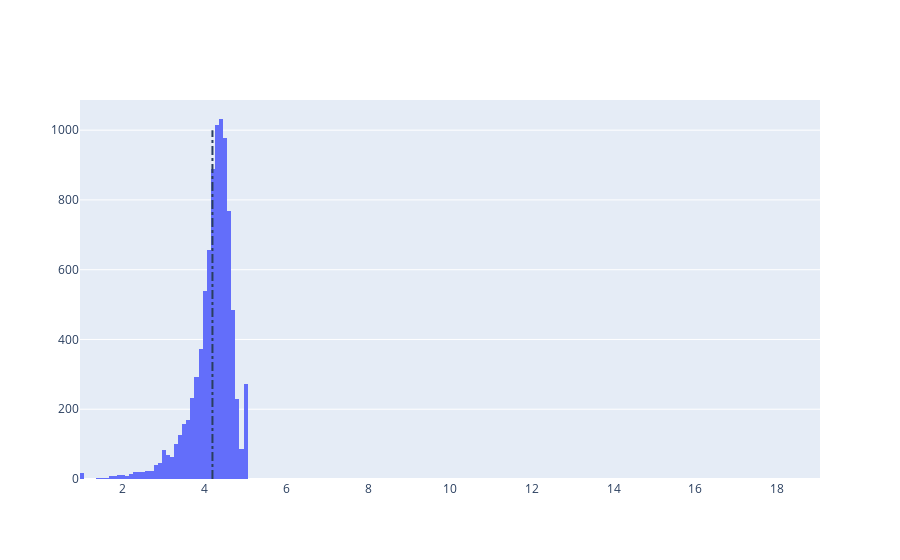

Notebook cell for this chart:
### Markdown cell above
### *Distribution of App Ratings*

After seeing the market share for each app category, let's examine how all of these apps perform on average. App ratings (on a scale of 1 to 5) determine app discoverability, conversion, and the company's overall brand image. Ratings are an important performance measure for an app.

According to our analysis, the average number of ratings across all app categories is `4.17`. The histogram figure is tilted to the right, showing that the vast majority of the apps are highly rated, with only a few low-ranked exceptions.

### Code cell
# Average rating of apps
avg_app_rating =  apps['Rating'].mean()
print('Average app rating = ', avg_app_rating)

# Distribution of apps according to their ratings
data = [go.Histogram(
        x = apps['Rating']
)]

# Vertical dashed line to indicate the average app rating
layout = {'shapes': [{
              'type' :'line',
              'x0': avg_app_rating,
              'y0': 0,
              'x1': avg_app_rating,
              'y1': 1000,
              'line': { 'dash': 'dashdot'}
          }]
          }

plotly.offline.iplot({'data': data, 'layout': layout})

### Figure 1 — Plotly figure (JSON) as saved in the notebook; plotly's stock layout.template omitted (floating-point values rounded to 4 significant figures; data arrays with more than 128 entries replaced by an {"elided": "..."} marker saying what was removed)
{"data": [{"type": "histogram", "x": {"elided": "10358 float values"}}], "layout": {"shapes": [{"line": {"dash": "dashdot"}, "type": "line", "x0": 4.19, "x1": 4.19, "y0": 0, "y1": 1000}]}}
